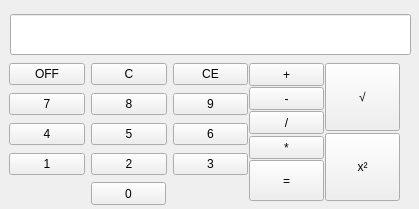
<?xml version="1.0" encoding="UTF-8"?>
<ui version="4.0">
 <class>MainWindow</class>
 <widget class="QMainWindow" name="MainWindow">
  <property name="geometry">
   <rect>
    <x>0</x>
    <y>0</y>
    <width>419</width>
    <height>209</height>
   </rect>
  </property>
  <property name="windowTitle">
   <string>MainWindow</string>
  </property>
  <widget class="QWidget" name="centralwidget">
   <widget class="QLineEdit" name="lineEdit">
    <property name="geometry">
     <rect>
      <x>10</x>
      <y>14</y>
      <width>401</width>
      <height>41</height>
     </rect>
    </property>
   </widget>
   <widget class="QPushButton" name="pushButton_4">
    <property name="geometry">
     <rect>
      <x>249</x>
      <y>160</y>
      <width>75</width>
      <height>41</height>
     </rect>
    </property>
    <property name="text">
     <string>=</string>
    </property>
   </widget>
   <widget class="QPushButton" name="pushButton_11">
    <property name="geometry">
     <rect>
      <x>91</x>
      <y>182</y>
      <width>75</width>
      <height>23</height>
     </rect>
    </property>
    <property name="text">
     <string>0</string>
    </property>
   </widget>
   <widget class="QPushButton" name="pushButton_15">
    <property name="geometry">
     <rect>
      <x>325</x>
      <y>133</y>
      <width>75</width>
      <height>68</height>
     </rect>
    </property>
    <property name="text">
     <string>x²</string>
    </property>
   </widget>
   <widget class="QPushButton" name="pushButton_16">
    <property name="geometry">
     <rect>
      <x>325</x>
      <y>63</y>
      <width>75</width>
      <height>68</height>
     </rect>
    </property>
    <property name="text">
     <string>√</string>
    </property>
   </widget>
   <widget class="QPushButton" name="pushButton_17">
    <property name="geometry">
     <rect>
      <x>249</x>
      <y>63</y>
      <width>75</width>
      <height>23</height>
     </rect>
    </property>
    <property name="text">
     <string>+</string>
    </property>
   </widget>
   <widget class="QPushButton" name="pushButton_18">
    <property name="geometry">
     <rect>
      <x>249</x>
      <y>87</y>
      <width>75</width>
      <height>23</height>
     </rect>
    </property>
    <property name="text">
     <string>-</string>
    </property>
   </widget>
   <widget class="QPushButton" name="pushButton_19">
    <property name="geometry">
     <rect>
      <x>249</x>
      <y>111</y>
      <width>75</width>
      <height>23</height>
     </rect>
    </property>
    <property name="text">
     <string>/</string>
    </property>
   </widget>
   <widget class="QPushButton" name="pushButton_20">
    <property name="geometry">
     <rect>
      <x>249</x>
      <y>136</y>
      <width>75</width>
      <height>23</height>
     </rect>
    </property>
    <property name="text">
     <string>*</string>
    </property>
   </widget>
   <widget class="QWidget" name="layoutWidget">
    <property name="geometry">
     <rect>
      <x>9</x>
      <y>152</y>
      <width>239</width>
      <height>25</height>
     </rect>
    </property>
    <layout class="QHBoxLayout" name="horizontalLayout">
     <item>
      <widget class="QPushButton" name="pushButton_5">
       <property name="text">
        <string>1</string>
       </property>
      </widget>
     </item>
     <item>
      <widget class="QPushButton" name="pushButton_2">
       <property name="text">
        <string>2</string>
       </property>
      </widget>
     </item>
     <item>
      <widget class="QPushButton" name="pushButton_3">
       <property name="text">
        <string>3</string>
       </property>
      </widget>
     </item>
    </layout>
   </widget>
   <widget class="QWidget" name="layoutWidget">
    <property name="geometry">
     <rect>
      <x>9</x>
      <y>122</y>
      <width>239</width>
      <height>25</height>
     </rect>
    </property>
    <layout class="QHBoxLayout" name="horizontalLayout_2">
     <item>
      <widget class="QPushButton" name="pushButton_8">
       <property name="text">
        <string>4</string>
       </property>
      </widget>
     </item>
     <item>
      <widget class="QPushButton" name="pushButton_9">
       <property name="text">
        <string>5</string>
       </property>
      </widget>
     </item>
     <item>
      <widget class="QPushButton" name="pushButton_10">
       <property name="text">
        <string>6</string>
       </property>
      </widget>
     </item>
    </layout>
   </widget>
   <widget class="QWidget" name="layoutWidget">
    <property name="geometry">
     <rect>
      <x>9</x>
      <y>92</y>
      <width>239</width>
      <height>25</height>
     </rect>
    </property>
    <layout class="QHBoxLayout" name="horizontalLayout_3">
     <item>
      <widget class="QPushButton" name="pushButton">
       <property name="text">
        <string>7</string>
       </property>
      </widget>
     </item>
     <item>
      <widget class="QPushButton" name="pushButton_6">
       <property name="text">
        <string>8</string>
       </property>
      </widget>
     </item>
     <item>
      <widget class="QPushButton" name="pushButton_7">
       <property name="text">
        <string>9</string>
       </property>
      </widget>
     </item>
    </layout>
   </widget>
   <widget class="QWidget" name="layoutWidget">
    <property name="geometry">
     <rect>
      <x>9</x>
      <y>62</y>
      <width>239</width>
      <height>25</height>
     </rect>
    </property>
    <layout class="QHBoxLayout" name="horizontalLayout_4">
     <item>
      <widget class="QPushButton" name="pushButton_12">
       <property name="text">
        <string>OFF</string>
       </property>
      </widget>
     </item>
     <item>
      <widget class="QPushButton" name="pushButton_13">
       <property name="text">
        <string>C</string>
       </property>
      </widget>
     </item>
     <item>
      <widget class="QPushButton" name="pushButton_14">
       <property name="text">
        <string>CE</string>
       </property>
      </widget>
     </item>
    </layout>
   </widget>
  </widget>
 </widget>
 <resources/>
 <connections>
  <connection>
   <sender>pushButton_14</sender>
   <signal>clicked()</signal>
   <receiver>lineEdit</receiver>
   <slot>clear()</slot>
   <hints>
    <hint type="sourcelabel">
     <x>223</x>
     <y>73</y>
    </hint>
    <hint type="destinationlabel">
     <x>219</x>
     <y>31</y>
    </hint>
   </hints>
  </connection>
 </connections>
</ui>
